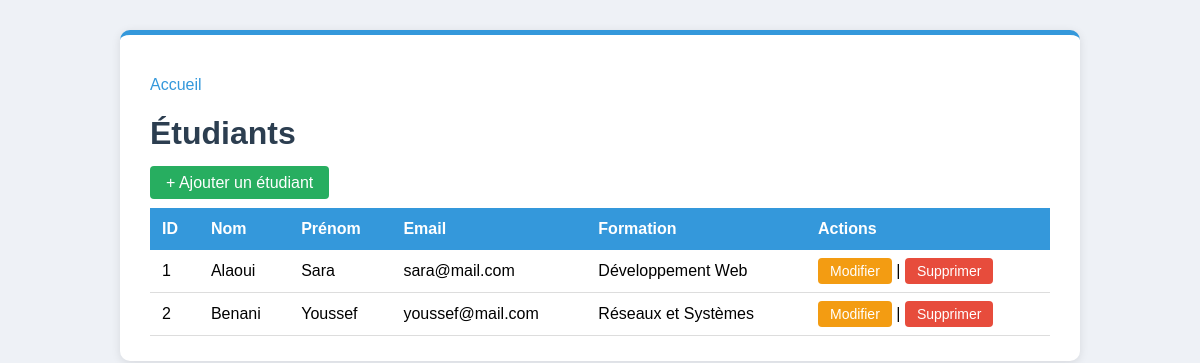
Page /etudiants/index.php on the committed database.
### tables this page shows
CREATE TABLE etudiant (
  id_etudiant INT AUTO_INCREMENT PRIMARY KEY,
  nom VARCHAR(50) NOT NULL,
  prenom VARCHAR(50) NOT NULL,
  email VARCHAR(100) NOT NULL,
  telephone VARCHAR(20),
  date_naissance DATE,
  id_formation INT NOT NULL,
  FOREIGN KEY (id_formation) REFERENCES formation(id_formation)
    ON DELETE CASCADE
);

CREATE TABLE formation (
  id_formation INT AUTO_INCREMENT PRIMARY KEY,
  titre VARCHAR(100) NOT NULL,
  description TEXT,
  duree_mois INT NOT NULL,
  prix DECIMAL(8,2) NOT NULL
);

### database/connexion.php (called while the page is built, shortened)
<?php
function h($s) { return htmlspecialchars((string)$s, ENT_QUOTES, 'UTF-8'); }

### etudiants/index.php (the view, shortened to what this page needs)
<?php require_once '../database/connexion.php';
$rows = $pdo->query("SELECT e.*, f.titre AS formation
    FROM etudiant e JOIN formation f ON e.id_formation = f.id_formation
    ORDER BY e.id_etudiant")->fetchAll(PDO::FETCH_ASSOC); ?>
<!DOCTYPE html>
<html lang="fr">
<head>
<link rel="stylesheet" href="../style/style.css">
</head>
<body>
<p><a href="../index.php">Accueil</a></p>
<h1>Étudiants</h1>
<p><a href="create.php">+ Ajouter un étudiant</a></p>
<table border="1" cellpadding="6">
<tr><th>ID</th><th>Nom</th><th>Prénom</th><th>Email</th><th>Formation</th><th>Actions</th></tr>
<?php foreach ($rows as $r): ?>
<tr>
  <td><?= h($r['id_etudiant']) ?></td><td><?= h($r['nom']) ?></td><td><?= h($r['prenom']) ?></td>
  <td><?= h($r['email']) ?></td><td><?= h($r['formation']) ?></td>
  <td><a href="edit.php?id=<?= $r['id_etudiant'] ?>">Modifier</a> |
      <a href="delete.php?id=<?= $r['id_etudiant'] ?>" onclick="return confirm('Supprimer ?')">Supprimer</a></td>
</tr>
<?php endforeach; ?>
</table>
</body></html>

### style/style.css (style rules this page uses)
html { background-color: #eef1f6; }
body { font-family: Arial, sans-serif; max-width: 900px; margin: 30px auto; padding: 25px 30px; background-color: white; border-radius: 10px; border-top: 5px solid #3498db; box-shadow: 0 2px 10px rgba(0, 0, 0, 0.1); }
h1 { color: #2c3e50; }
a { color: #3498db; text-decoration: none; }
table { width: 100%; border-collapse: collapse; border: none; }
th { background-color: #3498db; color: white; padding: 12px; text-align: left; border: none; }
td { padding: 12px; border: none; border-bottom: 1px solid #ddd; }
a[href^="edit.php"], a[href^="delete.php"] { color: white; padding: 5px 12px; border-radius: 4px; font-size: 14px; }
a[href^="edit.php"] { background-color: #f39c12; }
a[href^="delete.php"] { background-color: #e74c3c; }
a[href="create.php"] { background-color: #27ae60; color: white; padding: 8px 16px; border-radius: 4px; }

### rows in the picture
etudiant: id_etudiant "1", nom "Alaoui", prenom "Sara", email "sara@mail.com", id_formation.titre "Développement Web"
etudiant: id_etudiant "2", nom "Benani", prenom "Youssef", email "youssef@mail.com", id_formation.titre "Réseaux et Systèmes"
